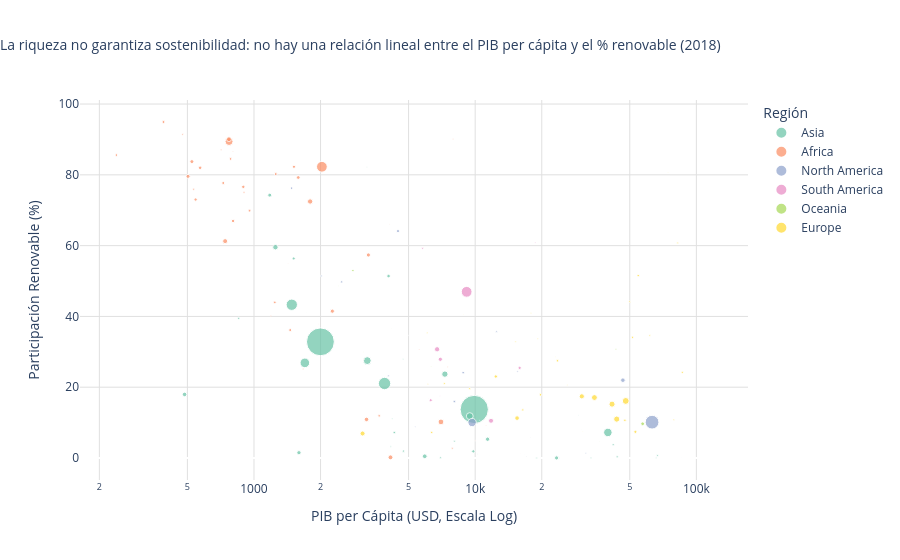

This figure's notebook cell:
### Markdown cell above
### Pregunta 3: Riqueza vs. renovables

### Code cell
year_sel = 2018
df_y = final_dataset[(final_dataset['year'] == year_sel) & (~final_dataset['is_region'])].copy()
df_y = df_y.dropna(subset=['gdp_per_capita', 'renewable_share_of_total_energy'])

fig = px.scatter(
    df_y,
    x='gdp_per_capita',
    y='renewable_share_of_total_energy',
    size='population',
    color='region',
    hover_name='country',
    log_x=True,
    color_discrete_sequence=px.colors.qualitative.Set2,
    labels={
        'gdp_per_capita': 'PIB per Cápita (USD, Escala Log)',
        'renewable_share_of_total_energy': 'Participación Renovable (%)',
        'region': 'Región'
    },
    title=f'La riqueza no garantiza sostenibilidad: no hay una relación lineal entre el PIB per cápita y el % renovable ({year_sel})'
)
fig.update_layout(
    plot_bgcolor='white',
    title_x=0.0,
    title_font_size=14,
    xaxis=dict(showgrid=True, gridcolor='#E0E0E0'),
    yaxis=dict(showgrid=True, gridcolor='#E0E0E0')
)
fig.show()

### Figure 1 — Plotly figure (JSON) as saved in the notebook; plotly's stock layout.template omitted (floating-point values rounded to 4 significant figures)
{"data": [{"hovertemplate": "<b>%{hovertext}</b><br><br>Región=Asia<br>PIB per Cápita (USD, Escala Log)=%{x}<br>Participación Renovable (%)=%{y}<br>population=%{marker.size}<extra></extra>", "hovertext": ["Afghanistan", "Armenia", "Azerbaijan", "Bahrain", "Bangladesh", "Bhutan", "Cambodia", "China", "Cyprus", "Georgia", "India", "Indonesia", "Iraq", "Israel", "Japan", "Jordan", "Kazakhstan", "Kuwait", "Lebanon", "Malaysia", "Maldives", "Mongolia", "Myanmar", "Nepal", "Oman", "Pakistan", "Philippines", "Qatar", "Saudi Arabia", "Singapore", "Sri Lanka", "Tajikistan", "Thailand", "Turkey", "Turkmenistan", "United Arab Emirates", "Uzbekistan"], "legendgroup": "Asia", "marker": {"color": "rgb(102,194,165)", "size": [36740000.0, 2910000.0, 10040000.0, 1498000.0, 163500000.0, 759800.0, 16270000.0, 1419000000.0, 1271000.0, 3795000.0, 1375000000.0, 270000000.0, 40270000.0, 8510000.0, 126900000.0, 10460000.0, 18930000.0, 4323000.0, 5984000.0, 32910000.0, 473100.0, 3168000.0, 52270000.0, 28080000.0, 4598000.0, 226900000.0, 109500000.0, 2761000.0, 30370000.0, 5634000.0, 22250000.0, 9307000.0, 71380000.0, 84420000.0, 6656000.0, 9347000.0, 32370000.0], "sizemode": "area", "sizeref": 3548000.0, "symbol": "circle"}, "mode": "markers", "name": "Asia", "orientation": "v", "showlegend": true, "type": "scatter", "x": [485.7, 4221.0, 4740.0, 24090.0, 1698.0, 3243.0, 1512.0, 9905.0, 29330.0, 4723.0, 1997.0, 3894.0, 5916.0, 42060.0, 39810.0, 4308.0, 9813.0, 33400.0, 8058.0, 11380.0, 10280.0, 4157.0, 1250.0, 1179.0, 18950.0, 1482.0, 3252.0, 65910.0, 23340.0, 66680.0, 4059.0, 853.2, 7297.0, 9454.0, 6967.0, 43840.0, 1597.0], "xaxis": "x", "y": [17.96, 11.13, 1.93, 0.0, 26.88, 82.22, 56.38, 13.71, 12.11, 27.94, 32.82, 21.05, 0.49, 3.75, 7.22, 7.2, 1.88, 0.03, 4.75, 5.31, 1.12, 3.26, 59.55, 74.27, 0.0, 43.3, 27.51, 0.05, 0.02, 0.73, 51.4, 39.47, 23.7, 11.83, 0.06, 0.32, 1.49], "yaxis": "y"}, {"hovertemplate": "<b>%{hovertext}</b><br><br>Región=Africa<br>PIB per Cápita (USD, Escala Log)=%{x}<br>Participación Renovable (%)=%{y}<br>population=%{marker.size}<extra></extra>", "hovertext": ["Algeria", "Angola", "Benin", "Botswana", "Burkina Faso", "Burundi", "Cameroon", "Central African Republic", "Chad", "Comoros", "Djibouti", "Equatorial Guinea", "Eswatini", "Ethiopia", "Gabon", "Ghana", "Guinea", "Guinea-Bissau", "Kenya", "Lesotho", "Liberia", "Libya", "Madagascar", "Malawi", "Mali", "Mauritania", "Mauritius", "Morocco", "Mozambique", "Namibia", "Niger", "Nigeria", "Rwanda", "Sao Tome and Principe", "Senegal", "Seychelles", "Sierra Leone", "Somalia", "South Africa", "Sudan", "Togo", "Tunisia", "Uganda", "Zambia", "Zimbabwe"], "legendgroup": "Africa", "marker": {"color": "rgb(252,141,98)", "size": [42510000.0, 31300000.0, 12380000.0, 2299000.0, 20440000.0, 11860000.0, 24810000.0, 4879000.0, 16160000.0, 771600.0, 1072000.0, 1616000.0, 1169000.0, 112700000.0, 2212000.0, 30640000.0, 12700000.0, 1922000.0, 50210000.0, 2184000.0, 4945000.0, 6849000.0, 27490000.0, 18530000.0, 20440000.0, 4338000.0, 1289000.0, 35840000.0, 29020000.0, 2577000.0, 22190000.0, 204900000.0, 12490000.0, 210200.0, 15910000.0, 115100.0, 7555000.0, 15450000.0, 58610000.0, 44230000.0, 7458000.0, 11770000.0, 41570000.0, 17970000.0, 15030000.0], "sizemode": "area", "sizeref": 3548000.0, "symbol": "circle"}, "mode": "markers", "name": "Africa", "orientation": "v", "showlegend": true, "type": "scatter", "x": [4142.0, 3290.0, 1242.0, 7504.0, 804.5, 238.8, 1585.0, 476.0, 726.2, 1428.0, 3142.0, 10010.0, 4106.0, 771.5, 7959.0, 2261.0, 955.1, 802.8, 1794.0, 1192.0, 710.3, 7877.0, 523.9, 544.6, 894.8, 1670.0, 11210.0, 3227.0, 503.3, 5588.0, 570.7, 2028.0, 783.6, 1954.0, 1458.0, 15990.0, 534.0, 389.8, 7005.0, 740.7, 901.5, 3681.0, 770.6, 1516.0, 1255.0], "xaxis": "x", "y": [0.19, 57.36, 43.97, 25.76, 66.97, 85.58, 79.25, 91.42, 77.7, 55.01, 27.84, 4.91, 66.07, 89.42, 90.13, 41.48, 69.88, 86.59, 72.47, 40.22, 87.06, 2.75, 83.74, 73.03, 76.61, 25.17, 9.19, 10.9, 79.57, 30.66, 82.0, 82.28, 84.5, 37.85, 36.15, 1.24, 75.95, 94.93, 10.19, 61.27, 75.08, 11.91, 90.07, 82.28, 80.23], "yaxis": "y"}, {"hovertemplate": "<b>%{hovertext}</b><br><br>Región=North America<br>PIB per Cápita (USD, Escala Log)=%{x}<br>Participación Renovable (%)=%{y}<br>population=%{marker.size}<extra></extra>", "hovertext": ["Antigua and Barbuda", "Aruba", "Barbados", "Belize", "Bermuda", "Canada", "Cayman Islands", "Costa Rica", "Cuba", "Dominica", "Dominican Republic", "El Salvador", "Grenada", "Guatemala", "Haiti", "Honduras", "Jamaica", "Mexico", "Nicaragua", "Panama", "Puerto Rico", "Trinidad and Tobago", "United States"], "legendgroup": "North America", "marker": {"color": "rgb(141,160,203)", "size": [90940.0, 106400.0, 280700.0, 380200.0, 63850.0, 37290000.0, 65960.0, 4958000.0, 11230000.0, 68200.0, 10780000.0, 6220000.0, 115700.0, 16850000.0, 10960000.0, 9765000.0, 2820000.0, 124600000.0, 6400000.0, 4168000.0, 3290000.0, 1471000.0, 335100000.0], "sizemode": "area", "sizeref": 3548000.0, "symbol": "circle"}, "mode": "markers", "name": "North America", "orientation": "v", "showlegend": true, "type": "scatter", "x": [16680.0, 30250.0, 17750.0, 5001.0, 113000.0, 46550.0, 86060.0, 12490.0, 8824.0, 7687.0, 8051.0, 4053.0, 10470.0, 4478.0, 1479.0, 2493.0, 5360.0, 9687.0, 2015.0, 15540.0, 31600.0, 17040.0, 63060.0], "xaxis": "x", "y": [0.9, 8.02, 5.79, 34.64, 0.67, 21.99, 0.01, 35.7, 24.11, 8.3, 15.95, 23.21, 10.69, 64.12, 76.25, 49.76, 8.88, 10.03, 51.44, 24.44, 1.36, 0.45, 10.12], "yaxis": "y"}, {"hovertemplate": "<b>%{hovertext}</b><br><br>Región=South America<br>PIB per Cápita (USD, Escala Log)=%{x}<br>Participación Renovable (%)=%{y}<br>population=%{marker.size}<extra></extra>", "hovertext": ["Argentina", "Brazil", "Chile", "Colombia", "Ecuador", "Guyana", "Paraguay", "Peru", "Suriname", "Uruguay"], "legendgroup": "South America", "marker": {"color": "rgb(231,138,195)", "size": [44650000.0, 206100000.0, 18890000.0, 49020000.0, 17050000.0, 791600.0, 6427000.0, 31900000.0, 599500.0, 3395000.0], "sizemode": "area", "sizeref": 3548000.0, "symbol": "circle"}, "mode": "markers", "name": "South America", "orientation": "v", "showlegend": true, "type": "scatter", "x": [11800.0, 9151.0, 15890.0, 6730.0, 6296.0, 6146.0, 5783.0, 6958.0, 6938.0, 18700.0], "xaxis": "x", "y": [10.52, 46.95, 25.46, 30.72, 16.33, 16.81, 59.24, 27.89, 17.55, 60.86], "yaxis": "y"}, {"hovertemplate": "<b>%{hovertext}</b><br><br>Región=Oceania<br>PIB per Cápita (USD, Escala Log)=%{x}<br>Participación Renovable (%)=%{y}<br>population=%{marker.size}<extra></extra>", "hovertext": ["Australia", "Fiji", "Kiribati", "Nauru", "New Caledonia", "New Zealand", "Papua New Guinea", "Samoa", "Solomon Islands", "Tonga", "Tuvalu", "Vanuatu"], "legendgroup": "Oceania", "marker": {"color": "rgb(166,216,84)", "size": [25120000.0, 917200.0, 122100.0, 11500.0, 283600.0, 4901000.0, 9395000.0, 207600.0, 709100.0, 105600.0, 10780.0, 285300.0], "sizemode": "area", "sizeref": 3548000.0, "symbol": "circle"}, "mode": "markers", "name": "Oceania", "orientation": "v", "showlegend": true, "type": "scatter", "x": [57180.0, 6317.0, 1728.0, 11610.0, 36380.0, 43310.0, 2801.0, 4188.0, 2412.0, 4741.0, 3702.0, 3125.0], "xaxis": "x", "y": [9.67, 25.8, 41.03, 0.66, 4.77, 30.73, 52.96, 36.63, 48.64, 1.78, 8.32, 29.96], "yaxis": "y"}, {"hovertemplate": "<b>%{hovertext}</b><br><br>Región=Europe<br>PIB per Cápita (USD, Escala Log)=%{x}<br>Participación Renovable (%)=%{y}<br>population=%{marker.size}<extra></extra>", "hovertext": ["Austria", "Belarus", "Belgium", "Bosnia and Herzegovina", "Bulgaria", "Croatia", "Denmark", "Estonia", "Finland", "France", "Germany", "Greece", "Hungary", "Iceland", "Ireland", "Italy", "Latvia", "Lithuania", "Luxembourg", "Malta", "Montenegro", "Netherlands", "North Macedonia", "Norway", "Poland", "Portugal", "Romania", "Serbia", "Slovenia", "Spain", "Sweden", "Switzerland", "Ukraine", "United Kingdom"], "legendgroup": "Europe", "marker": {"color": "rgb(255,217,47)", "size": [8842000.0, 9480000.0, 11430000.0, 3387000.0, 7025000.0, 4025000.0, 5794000.0, 1322000.0, 5516000.0, 65520000.0, 83370000.0, 10730000.0, 9774000.0, 352900.0, 4873000.0, 60280000.0, 1928000.0, 2802000.0, 608100.0, 484600.0, 615800.0, 17420000.0, 1920000.0, 5312000.0, 38240000.0, 10330000.0, 19600000.0, 7020000.0, 2069000.0, 47090000.0, 10180000.0, 8516000.0, 45210000.0, 66750000.0], "sizemode": "area", "sizeref": 3548000.0, "symbol": "circle"}, "mode": "markers", "name": "Europe", "orientation": "v", "showlegend": true, "type": "scatter", "x": [51460.0, 6360.0, 47520.0, 6070.0, 9447.0, 15230.0, 61590.0, 23050.0, 49960.0, 41570.0, 47950.0, 19750.0, 16430.0, 74470.0, 79070.0, 34610.0, 17860.0, 19180.0, 117200.0, 30670.0, 8846.0, 53020.0, 6109.0, 82270.0, 15470.0, 23550.0, 12400.0, 7252.0, 26100.0, 30350.0, 54590.0, 86390.0, 3097.0, 43650.0], "xaxis": "x", "y": [34.11, 7.22, 10.66, 35.4, 19.6, 32.83, 34.67, 28.59, 44.17, 15.21, 16.12, 17.86, 13.58, 80.71, 10.78, 17.08, 40.97, 33.73, 16.09, 7.54, 40.6, 7.39, 20.87, 60.75, 11.27, 27.47, 23.03, 21.05, 20.61, 17.42, 51.54, 24.2, 6.92, 10.99], "yaxis": "y"}], "layout": {"legend": {"itemsizing": "constant", "title": {"text": "Región"}, "tracegroupgap": 0}, "plot_bgcolor": "white", "title": {"font": {"size": 14}, "text": "La riqueza no garantiza sostenibilidad: no hay una relación lineal entre el PIB per cápita y el % renovable (2018)", "x": 0.0}, "xaxis": {"anchor": "y", "domain": [0.0, 1.0], "gridcolor": "#E0E0E0", "showgrid": true, "title": {"text": "PIB per Cápita (USD, Escala Log)"}, "type": "log"}, "yaxis": {"anchor": "x", "domain": [0.0, 1.0], "gridcolor": "#E0E0E0", "showgrid": true, "title": {"text": "Participación Renovable (%)"}}}}
